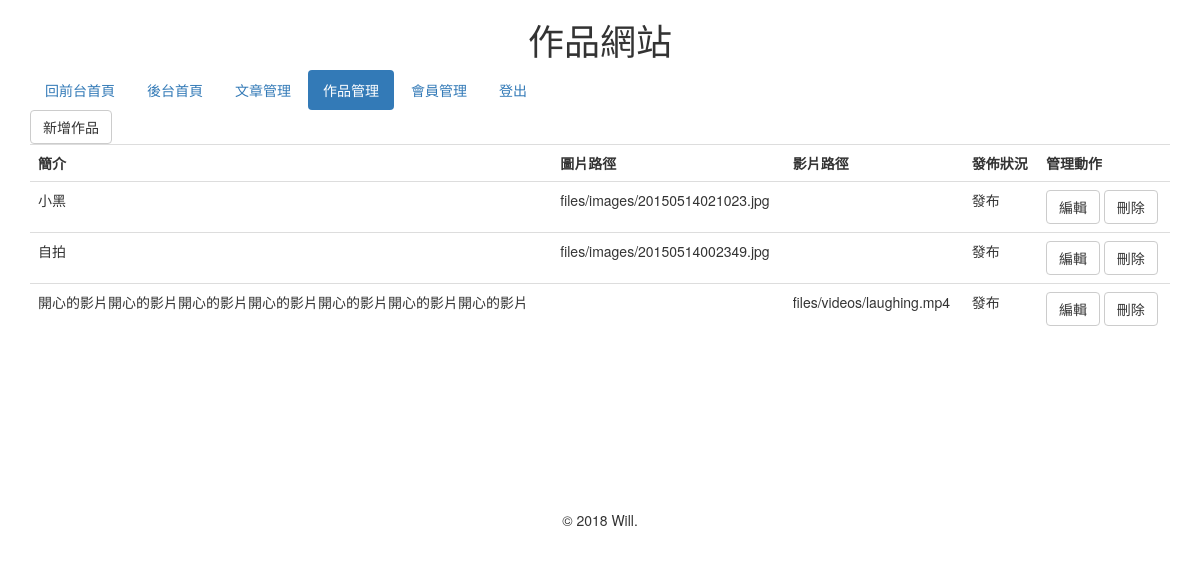
Screenshot of /admin/work_list.php (signed in) with the database file from the repository.
### tables this page shows
CREATE TABLE `works` (
  `id` int(11) NOT NULL AUTO_INCREMENT COMMENT '作品 id',
  `intro` text NOT NULL COMMENT '簡介',
  `image_path` text COMMENT '圖⽚路徑',
  `video_path` text COMMENT '影⽚路徑',
  `publish` tinyint(1) NOT NULL COMMENT '是否發布',
  `upload_date` datetime NOT NULL COMMENT '上傳時間',
  `create_user_id` int(11) NOT NULL COMMENT '誰上傳的(建⽴立者id)',
  PRIMARY KEY (`id`)
);

### php/functions.php (called while the page is built, shortened)
<?php
function get_all_work()
{
  $datas = array();
  $sql = "SELECT * FROM `works` ORDER BY `upload_date` DESC;";
  $query = mysqli_query($_SESSION['link'], $sql);
  if ($query)
  {
    if (mysqli_num_rows($query) > 0)
    {
      while ($row = mysqli_fetch_assoc($query))
      {
        $datas[] = $row;
      }
    }
  }
  else
  {
    echo "{$sql} 語法執行失敗，錯誤訊息：" . mysqli_error($_SESSION['link']);
  }
  return $datas;
}
?>

### admin/work_list.php (the view, shortened to what this page needs)
<?php
require_once '../php/functions.php';
$works = get_all_work();
?>
<!DOCTYPE html>
<html lang="zh-TW">
  <head>
    <link rel="stylesheet" href="https://maxcdn.bootstrapcdn.com/bootstrap/3.3.4/css/bootstrap.min.css"/>
    <link rel="stylesheet" href="../css/style.css"/>
  </head>
  <body>
		<?php
      include_once 'menu.php';
 ?>
    <div class="content">
      <div class="container">
        <div class="row">
          <div class="col-xs-12">
            <a href='work_add.php' class="btn btn-default">新增作品</a>
          </div>
          <div class="col-xs-12">
            <table class="table table-hover">
              <tr>
                <th>簡介</th>
                <th>圖片路徑</th>
                <th>影片路徑</th>
                <th>發佈狀況</th>
                <th>管理動作</th>
              </tr>
              <?php if($works):?>
                <?php foreach($works as $work):?>
                  <tr>
                    <td><?php echo $work['intro']; ?></td>
                    <td><?php echo $work['image_path']; ?></td>
                    <td><?php echo $work['video_path']; ?></td>
                    <td><?php echo($work['publish']) ? "發布" : "下架中"; ?></td>
                    <td>
                      <a href='work_edit.php?i=<?php echo $work['id']; ?>' class="btn btn-default">編輯</a>
                      <a href='javascript:void(0);' class='btn btn-default del_work' data-id="<?php echo $work['id']; ?>">刪除</a>
                    </td>
                  </tr>
                <?php endforeach; ?>
              <?php else: ?>
                <tr>
                  <td colspan="5">無資料</td>
                </tr>
              <?php endif; ?>
            </table>
          </div>
        </div>
      </div>
    </div>
    <?php
      include_once 'footer.php';
 ?>
  </body>
</html>

### css/style.css (style rules this page uses)
div.content { min-height: 400px; }

### rows the page displays
works: intro "小黑", image_path "files/images/20150514021023.jpg", publish "發布"
works: intro "自拍", image_path "files/images/20150514002349.jpg", publish "發布"
works: intro "開心的影片開心的影片開心的影片開心的影片開心的影片開心的影片開心的影片", video_path "files/videos/laughing.mp4", publish "發布"
